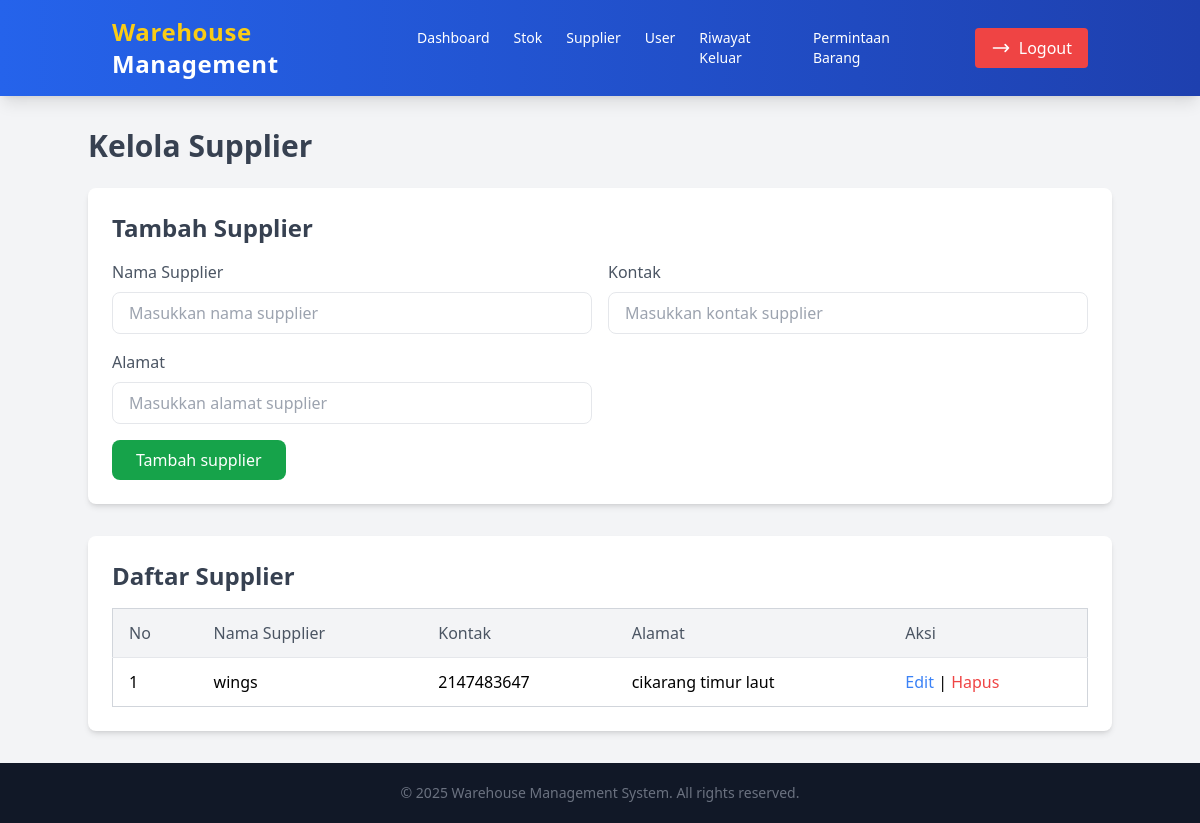
The app's page /admin/kelola_supplier.php, older data.
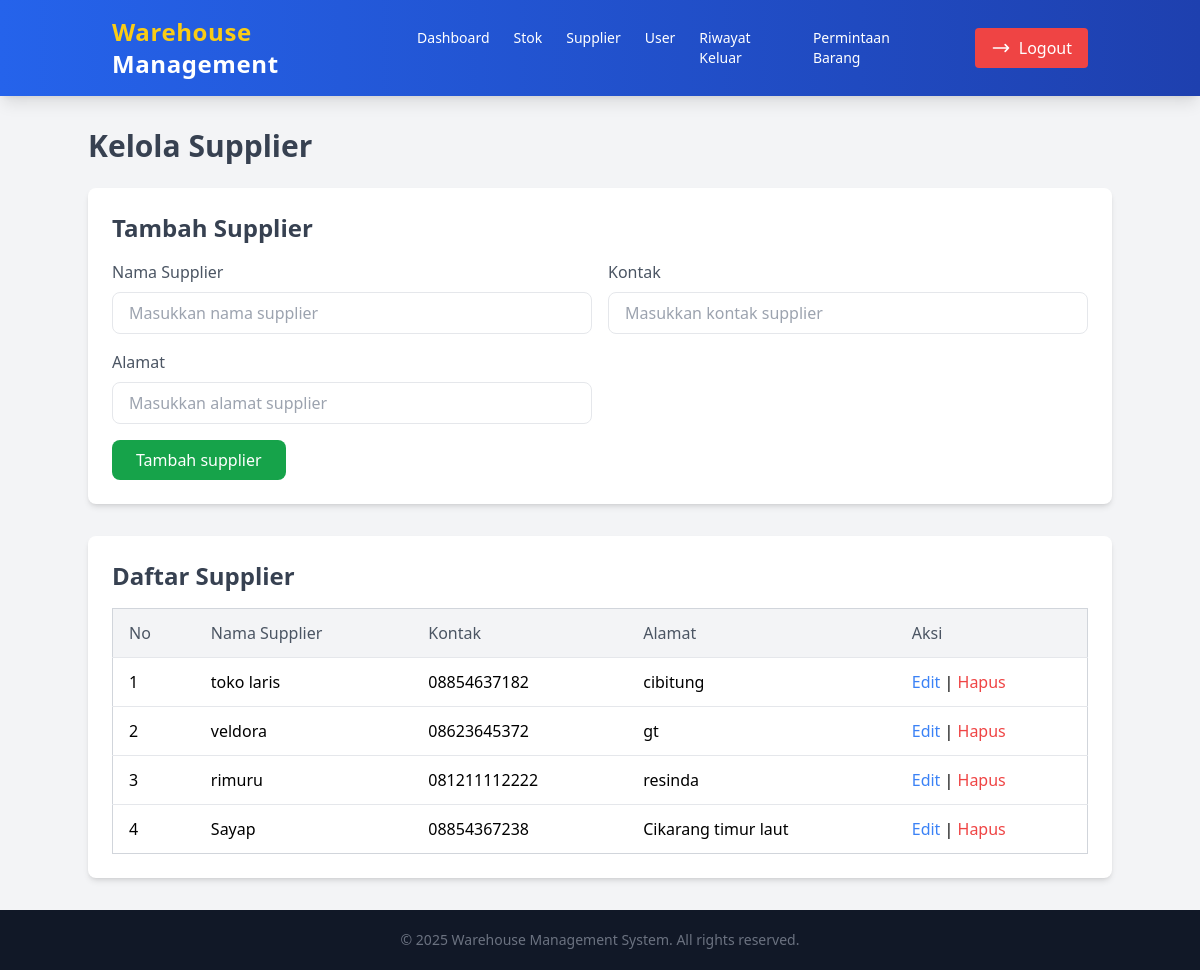
The same page, newer data.
### tables this page shows
CREATE TABLE `supplier` (
  `id_supp` int(15) NOT NULL,
  `nama_supp` varchar(255) NOT NULL,
  `kontak` varchar(13) NOT NULL,
  `alamat` varchar(255) NOT NULL
);

### admin/kelola_supplier.php (the view, shortened to what the changed rows need)
<?php
include('../koneksi.php');
$edit_data = null;
?>
<!DOCTYPE html>
<html lang="en">
<head>
    <script src="https://cdn.tailwindcss.com"></script>
</head>
<body class="bg-gray-100 font-sans leading-normal tracking-normal min-h-screen flex flex-col">
    <div class="container mx-auto mt-8 flex-grow">
        <h1 class="text-3xl font-bold text-gray-700 mb-6">Kelola Supplier</h1>
        <div class="bg-white shadow-md rounded-lg p-6 mb-8">
        <h2 class="text-2xl font-bold text-gray-700 mb-4">
            <?php echo $edit_data ? "Edit Supplier" : "Tambah Supplier"; ?>
        </h2>
        </div>
        <div class="bg-white shadow-md rounded-lg p-6 mt-8 flex-grow">
            <h2 class="text-2xl font-bold text-gray-700 mb-4">Daftar Supplier</h2>
            <div class="overflow-x-auto">
                <table class="min-w-full bg-white border border-gray-300 rounded-lg">
                    <thead class="bg-gray-100">
                        <tr>
                            <th class="py-3 px-4 border-b text-left text-gray-600 font-medium">No</th>
                            <th class="py-3 px-4 border-b text-left text-gray-600 font-medium">Nama Supplier</th>
                            <th class="py-3 px-4 border-b text-left text-gray-600 font-medium">Kontak</th>
                            <th class="py-3 px-4 border-b text-left text-gray-600 font-medium">Alamat</th>
                            <th class="py-3 px-4 border-b text-left text-gray-600 font-medium">Aksi</th>
                        </tr>
                    </thead>
                    <tbody class="divide-y divide-gray-200">
                        <?php
                        $sql = "SELECT id_supp, nama_supp, kontak, alamat FROM supplier";
                        $result = $conn->query($sql);
                        $no = 1;
                        if ($result && $result->num_rows > 0) {
                            while ($row = $result->fetch_assoc()) {
                                echo "<tr class='hover:bg-gray-50'>
                                        <td class='py-3 px-4'>" . htmlspecialchars($no++) . "</td>
                                        <td class='py-3 px-4'>" . htmlspecialchars($row['nama_supp']) . "</td>
                                        <td class='py-3 px-4'>" . htmlspecialchars($row['kontak']) . "</td>
                                        <td class='py-3 px-4'>" . htmlspecialchars($row['alamat']) . "</td>
                                        <td class='py-3 px-4'>
                                            <a href='?edit=" . $row['id_supp'] . "' class='text-blue-500 hover:underline'>Edit</a> |
                                            <a href='?delete=" . $row['id_supp'] . "' onclick=\"return confirm('Yakin ingin menghapus?')\" class='text-red-500 hover:underline'>Hapus</a>
                                        </td>
                                    </tr>";
                            }
                        } else {
                            echo "<tr>
                                    <td colspan='5' class='py-3 px-4 text-center text-gray-500'>Belum ada data supplier.</td>
                                </tr>";
                        }
                        ?>
                    </tbody>
                </table>
            </div>
        </div>
    </div>
</body>
</html>

Row changes from the older to the newer data that the page shows:
removed supplier: nama_supp "wings", kontak "2147483647", alamat "cikarang timur laut"
added supplier: nama_supp "toko laris", kontak "08854637182", alamat "cibitung"
added supplier: nama_supp "veldora", kontak "08623645372", alamat "gt"
added supplier: nama_supp "rimuru", kontak "081211112222", alamat "resinda"
added supplier: nama_supp "Sayap", kontak "08854367238", alamat "Cikarang timur laut"
